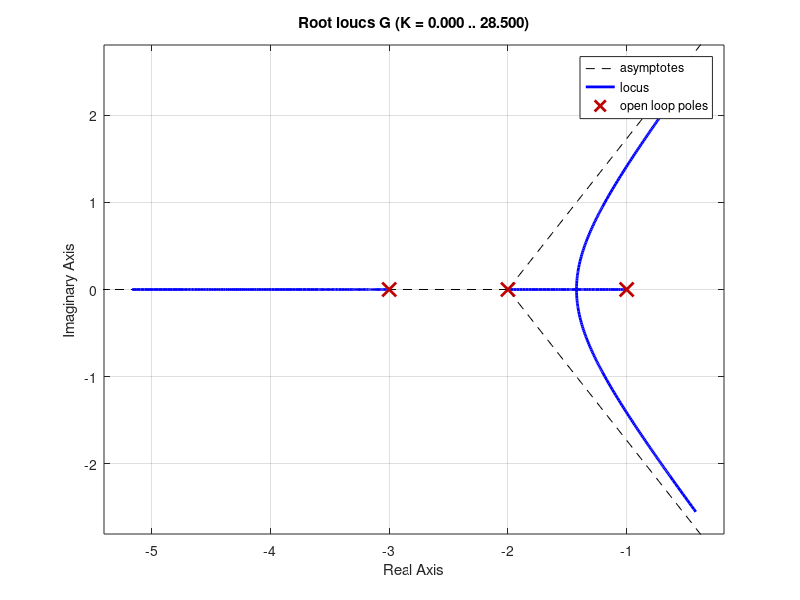

Write the MATLAB code that produced this figure. (Note: this script raises an error after producing the figure.)
clear all
close all
clc
s = tf('s');
K=1;
%% Sistema de malha aberta
G =K/((s+1)*((s+2)*(s+3)));
 mp = 0.20;
 csi = -log(mp)/sqrt(pi^2+log(mp)^2)

figure, rlocus(G),
 sgrid(csi,0)
